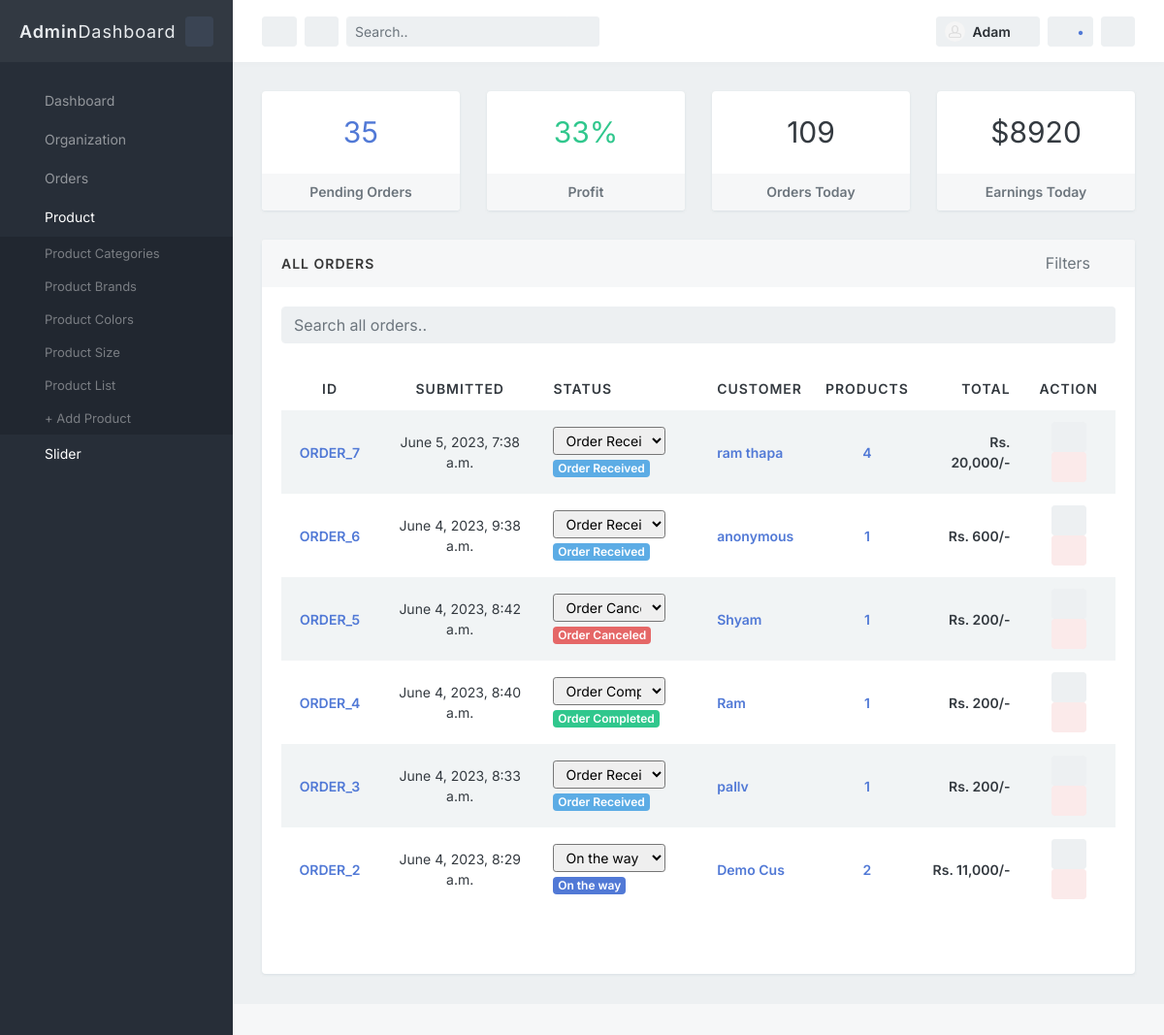
The page /admin-dashboard/ (signed in) on the database as committed earlier.
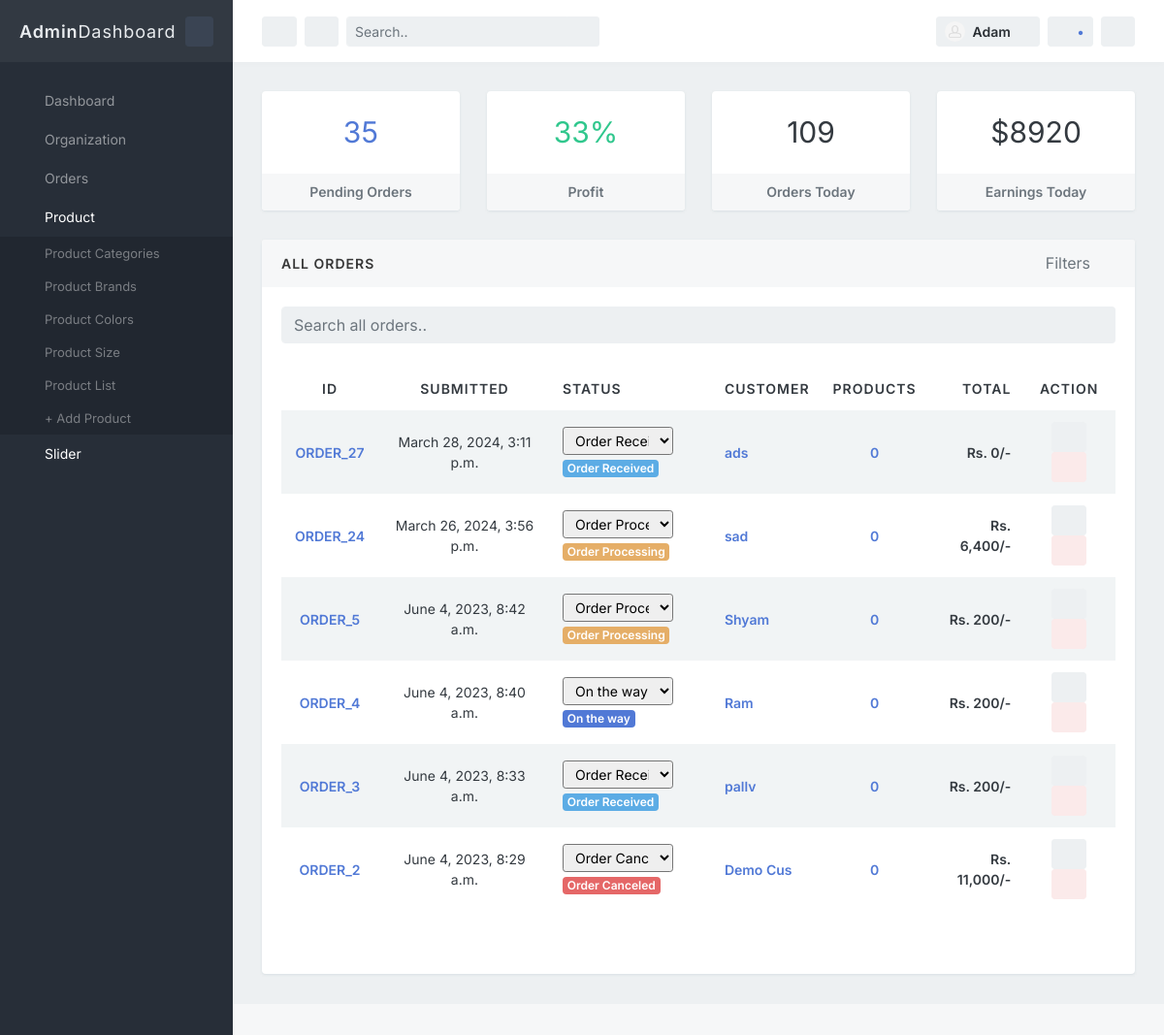
The same page on the database as committed later.
### eshopapp/models.py (models this page shows, shortened)
class TimeStamp(models.Model):
    created_at = models.DateTimeField(auto_now_add=True)
    updated_at = models.DateTimeField(null=True, blank=True)
    is_active = models.BooleanField(default=True, null=True, blank=True)
    class Meta:
        abstract = True

class Order(TimeStamp):
    slug =models.SlugField(unique=True, null=True, editable=False, blank=True,max_length=100)
    cart = models.OneToOneField(Cart, on_delete=models.CASCADE, default='1')
    ordered_by = models.CharField(max_length=200)
    shipping_address = models.CharField(max_length=200)
    mobile = models.CharField(max_length=10)
    email = models.EmailField(null=True, blank=True)
    subtotal = models.PositiveIntegerField()
    discount = models.PositiveIntegerField(null=True, blank=True)
    total = models.PositiveIntegerField()
    order_status = models.CharField(max_length=50, choices=ORDER_STATUS,default=ORDER_STATUS[1][1])
    created_at = models.DateTimeField(auto_now_add=True)
    shipping_charge = models.PositiveIntegerField(
        default=50, null=True, blank=True)
    payment_completed = models.BooleanField(
        default=False, null=True, blank=True)

class Cart(models.Model):
    customer = models.ForeignKey(
        Customer, on_delete=models.SET_NULL, null=True, blank=True)
    total = models.PositiveIntegerField(default=0)
    created_at = models.DateTimeField(auto_now_add=True)

### eshopapp/views.py (the view)
class AdminDashboardView(AdminRequiredMixin,TemplateView):
    template_name = 'admintemplates/admindashboard.html'

### eshopapp/models.py (called while the page is built)
    def __str__(self):
        return "Order: " + str(self.id)

### eshopapp/views.py (called while the page is built)
    def dispatch(self, request, *args, **kwargs):
        if request.user.is_authenticated and Admin.objects.filter(user=request.user.id).exists():
            pass
        else:
            return redirect('/admin-site/login/?next=' + request.path)
        return super().dispatch(request, *args, **kwargs)

    def get_context_data(self, **kwargs):
        context = super().get_context_data(**kwargs)
        context['org'] = Organization.objects.first()
        context['orderlist'] = Order.objects.all().order_by('-id')
        return context

### templates/admintemplates/admindashboard.html (shortened to what the changed rows need)
{%extends 'admintemplates/adminbase.html'%}
{% load humanize %}
{% block 'admindashboard' %}
            <main id="main-container">
                <div class="content">
                    <div class="row">
                        <div class="col-6 col-lg-3">
                        </div>
                        <div class="col-6 col-lg-3">
                        </div>
                        <div class="col-6 col-lg-3">
                        </div>
                        <div class="col-6 col-lg-3">
                        </div>
                    </div>
            <div class="block block-rounded">
                <div class="block-header block-header-default">
                    <h3 class="block-title">All Orders</h3>
                    <div class="block-options">
                    </div>
                </div>
                <div class="block-content">
                    <form action="be_pages_ecom_orders.html" method="POST" onsubmit="return false;">
                        <div class="form-group">
                        </div>
                    </form>
                    <div class="table-responsive">
                        <table class="table table-borderless table-striped table-vcenter">
                            <thead>
                                <tr>
                                    <th class="text-center" style="width: 100px;">ID</th>
                                    <th class="d-none d-sm-table-cell text-center">Submitted</th>
                                    <th>Status</th>
                                    <th class="d-none d-xl-table-cell">Customer</th>
                                    <th class="d-none d-xl-table-cell text-center">Products</th>
                                    <th class="d-none d-sm-table-cell text-right">Total</th>
                                    <th class="text-center">Action</th>
                                </tr>
                            </thead>
                            <tbody>
                                <tr>
                                    {% for order in orderlist  %}
                                    <td class="text-center font-size-sm">
                                        <a class="font-w600" href="{% url 'eshopapp:adminorderdetail' order.id %}">
                                            <strong>ORDER_{{order.id}}</strong>
                                        </a>
                                    </td>
                                    <td class="d-none d-sm-table-cell text-center font-size-sm">{{order.created_at}}</td>
                                    <td>
                                        <div class="form-group m-0 p-0">
                                            <select style="width: 80%;" class="form-control-sm  h-50 orderstatus" data-href="{% url 'eshopapp:ajax_order_statuschange' %}" id="one-ecom-product-published-{{order.id}}" data-order-id="{{order.id}}" name="order-select">
                                                <option o_id="{{order.id}}" {% if order.order_status == 'Order Received' %} selected{% endif %}    value="Order Received"   >Order Received</option>
                                                <option o_id="{{order.id}}"  {% if order.order_status == 'Order Processing' %} selected{% endif %}  value="Order Processing">Order Processing</option>
                                                <option o_id="{{order.id}}" {% if order.order_status == 'On the way' %} selected{% endif %}  value="On the way">On the way</option>
                                                <option o_id="{{order.id}}"  {% if order.order_status == 'Order Completed' %} selected{% endif %}  value="Order Completed">Order Completed</option>
                                                <option o_id="{{order.id}}"  {% if order.order_status == 'Order Canceled' %} selected{% endif %}  value="Order Canceled">Order Canceled</option>
                                            </select>
                                        </div>
                                </div>
                                    {% if order.order_status == 'Order Received' %}
                                    <span class="badge badge-info">{{order.order_status}}</span>
                                   {% elif order.order_status == 'Order Processing' %}
                                            <span class="badge badge-warning">{{order.order_status}}</span>
                                   {% elif order.order_status == 'On the way' %}
                                            <span class="badge badge-primary">{{order.order_status}}</span>
                                   {% elif order.order_status == 'Order Completed' %}
                                            <span class="badge badge-success">{{order.order_status}}</span>
                                   {% elif order.order_status == 'Order Canceled' %}
                                            <span class="badge badge-danger">{{order.order_status}}</span>
                                    {% endif %}
                                    </td>
                                    <td class="d-none d-xl-table-cell font-size-sm">
                                        <a class="font-w600" >{{order.ordered_by}}</a>
                                    </td>
                                    <td class="d-none d-xl-table-cell text-center font-size-sm">
                                        <a class="font-w600" href="be_pages_ecom_order.html">{{order.cart.cartproduct_set.all.count}}</a>
                                    </td>
                                    <td class="d-none d-sm-table-cell text-right font-size-sm">
                                        <strong>Rs. {{order.total|intcomma}}/-</strong>
                                    </td>
                                    <td class="text-center">
                                        <a class="btn btn-sm btn-alt-secondary" href="{% url 'eshopapp:adminorderdetail' order.id %}" data-toggle="tooltip" title="View">
                                            <i class="fa fa-fw fa-eye"></i>
                                        </a>
                                        <a type="button" class="btn btn-sm btn-alt-danger "  data-toggle="modal" data-target="#modal-block-normal-{{order.id}}"   title="Delete">
                                            <i class="fa fa-fw fa-times text-danger"></i>
                                        </a>
                                    </td>
                                {% endfor %}
                 <div class="container-fluid pt-5">
                </div>
            {%endblock%}

Rows that differ between the two databases and show on the page:
removed Order: id "7", created_at "June 5, 2023, 7:38 a.m.", order-select "Order Received", order_status "Order Received", ordered_by "ram thapa", cart.cartproduct_set.all.count "4", total "20,000"
removed Order: id "6", created_at "June 4, 2023, 9:38 a.m.", order-select "Order Received", order_status "Order Received", ordered_by "anonymous", cart.cartproduct_set.all.count "1", total "600"
added Order: id "27", created_at "March 28, 2024, 3:11 p.m.", order-select "Order Received", order_status "Order Received", ordered_by "ads", cart.cartproduct_set.all.count "0", total "0"
added Order: id "24", created_at "March 26, 2024, 3:56 p.m.", order-select "Order Processing", order_status "Order Processing", ordered_by "sad", cart.cartproduct_set.all.count "0", total "6,400"
changed Order "June 4, 2023, 8:42 a.m.": order-select "Order Canceled" → "Order Processing"; cart.cartproduct_set.all.count "1" → "0"; order_status "Order Canceled" → "Order Processing"
changed Order "Ram": order-select "Order Completed" → "On the way"; cart.cartproduct_set.all.count "1" → "0"; order_status "Order Completed" → "On the way"
computed for Order "June 4, 2023, 8:33 a.m.": cart.cartproduct_set.all.count "1" → "0"
changed Order "Demo Cus": order-select "On the way" → "Order Canceled"; cart.cartproduct_set.all.count "2" → "0"; order_status "On the way" → "Order Canceled"
